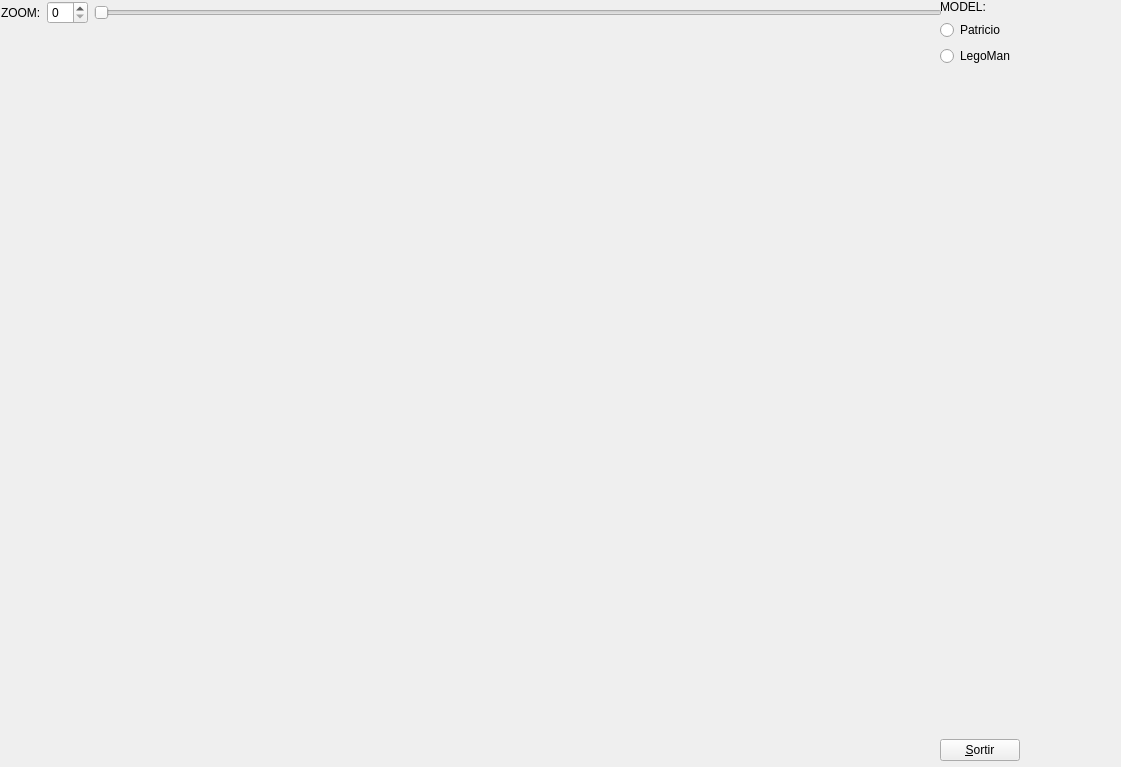
<?xml version="1.0" encoding="UTF-8"?>
<ui version="4.0">
 <class>MyForm</class>
 <widget class="QWidget" name="MyForm">
  <property name="geometry">
   <rect>
    <x>0</x>
    <y>0</y>
    <width>1121</width>
    <height>767</height>
   </rect>
  </property>
  <property name="windowTitle">
   <string>IDI-Lab</string>
  </property>
  <widget class="QWidget" name="">
   <property name="geometry">
    <rect>
     <x>940</x>
     <y>0</y>
     <width>181</width>
     <height>761</height>
    </rect>
   </property>
   <layout class="QHBoxLayout" name="horizontalLayout">
    <item>
     <layout class="QVBoxLayout" name="verticalLayout_2">
      <item>
       <widget class="QLabel" name="label_2">
        <property name="text">
         <string>MODEL:</string>
        </property>
       </widget>
      </item>
      <item>
       <widget class="QRadioButton" name="radioButton">
        <property name="text">
         <string>Patricio</string>
        </property>
       </widget>
      </item>
      <item>
       <widget class="QRadioButton" name="radioButton_2">
        <property name="text">
         <string>LegoMan</string>
        </property>
       </widget>
      </item>
      <item>
       <spacer name="verticalSpacer_2">
        <property name="orientation">
         <enum>Qt::Vertical</enum>
        </property>
        <property name="sizeHint" stdset="0">
         <size>
          <width>20</width>
          <height>40</height>
         </size>
        </property>
       </spacer>
      </item>
      <item>
       <widget class="QPushButton" name="pushButton">
        <property name="sizePolicy">
         <sizepolicy hsizetype="Fixed" vsizetype="Fixed">
          <horstretch>0</horstretch>
          <verstretch>0</verstretch>
         </sizepolicy>
        </property>
        <property name="text">
         <string>&amp;Sortir</string>
        </property>
       </widget>
      </item>
     </layout>
    </item>
    <item>
     <spacer name="horizontalSpacer">
      <property name="orientation">
       <enum>Qt::Horizontal</enum>
      </property>
      <property name="sizeHint" stdset="0">
       <size>
        <width>40</width>
        <height>20</height>
       </size>
      </property>
     </spacer>
    </item>
   </layout>
  </widget>
  <widget class="QWidget" name="">
   <property name="geometry">
    <rect>
     <x>1</x>
     <y>1</y>
     <width>941</width>
     <height>761</height>
    </rect>
   </property>
   <layout class="QVBoxLayout" name="verticalLayout_3">
    <item>
     <layout class="QHBoxLayout" name="horizontalLayout_3">
      <item>
       <widget class="QLabel" name="label">
        <property name="text">
         <string>ZOOM:</string>
        </property>
       </widget>
      </item>
      <item>
       <widget class="QSpinBox" name="spinBox"/>
      </item>
      <item>
       <widget class="QSlider" name="horizontalSlider">
        <property name="orientation">
         <enum>Qt::Horizontal</enum>
        </property>
       </widget>
      </item>
     </layout>
    </item>
    <item>
     <widget class="MyGLWidget" name="widget" native="true">
      <property name="sizePolicy">
       <sizepolicy hsizetype="Expanding" vsizetype="Expanding">
        <horstretch>0</horstretch>
        <verstretch>0</verstretch>
       </sizepolicy>
      </property>
      <property name="minimumSize">
       <size>
        <width>50</width>
        <height>50</height>
       </size>
      </property>
     </widget>
    </item>
   </layout>
  </widget>
 </widget>
 <customwidgets>
  <customwidget>
   <class>MyGLWidget</class>
   <extends>QWidget</extends>
   <header>MyGLWidget.h</header>
   <container>1</container>
   <slots>
    <slot>tractacanvifov(int)</slot>
    <slot>escullPatricio()</slot>
    <slot>escullLegoMan()</slot>
   </slots>
  </customwidget>
 </customwidgets>
 <resources/>
 <connections>
  <connection>
   <sender>pushButton</sender>
   <signal>clicked()</signal>
   <receiver>MyForm</receiver>
   <slot>close()</slot>
   <hints>
    <hint type="sourcelabel">
     <x>1025</x>
     <y>758</y>
    </hint>
    <hint type="destinationlabel">
     <x>818</x>
     <y>529</y>
    </hint>
   </hints>
  </connection>
  <connection>
   <sender>spinBox</sender>
   <signal>valueChanged(int)</signal>
   <receiver>horizontalSlider</receiver>
   <slot>setValue(int)</slot>
   <hints>
    <hint type="sourcelabel">
     <x>83</x>
     <y>29</y>
    </hint>
    <hint type="destinationlabel">
     <x>193</x>
     <y>14</y>
    </hint>
   </hints>
  </connection>
  <connection>
   <sender>horizontalSlider</sender>
   <signal>valueChanged(int)</signal>
   <receiver>spinBox</receiver>
   <slot>setValue(int)</slot>
   <hints>
    <hint type="sourcelabel">
     <x>337</x>
     <y>28</y>
    </hint>
    <hint type="destinationlabel">
     <x>83</x>
     <y>33</y>
    </hint>
   </hints>
  </connection>
  <connection>
   <sender>horizontalSlider</sender>
   <signal>valueChanged(int)</signal>
   <receiver>widget</receiver>
   <slot>tractacanvifov(int)</slot>
   <hints>
    <hint type="sourcelabel">
     <x>642</x>
     <y>25</y>
    </hint>
    <hint type="destinationlabel">
     <x>629</x>
     <y>99</y>
    </hint>
   </hints>
  </connection>
 </connections>
</ui>
